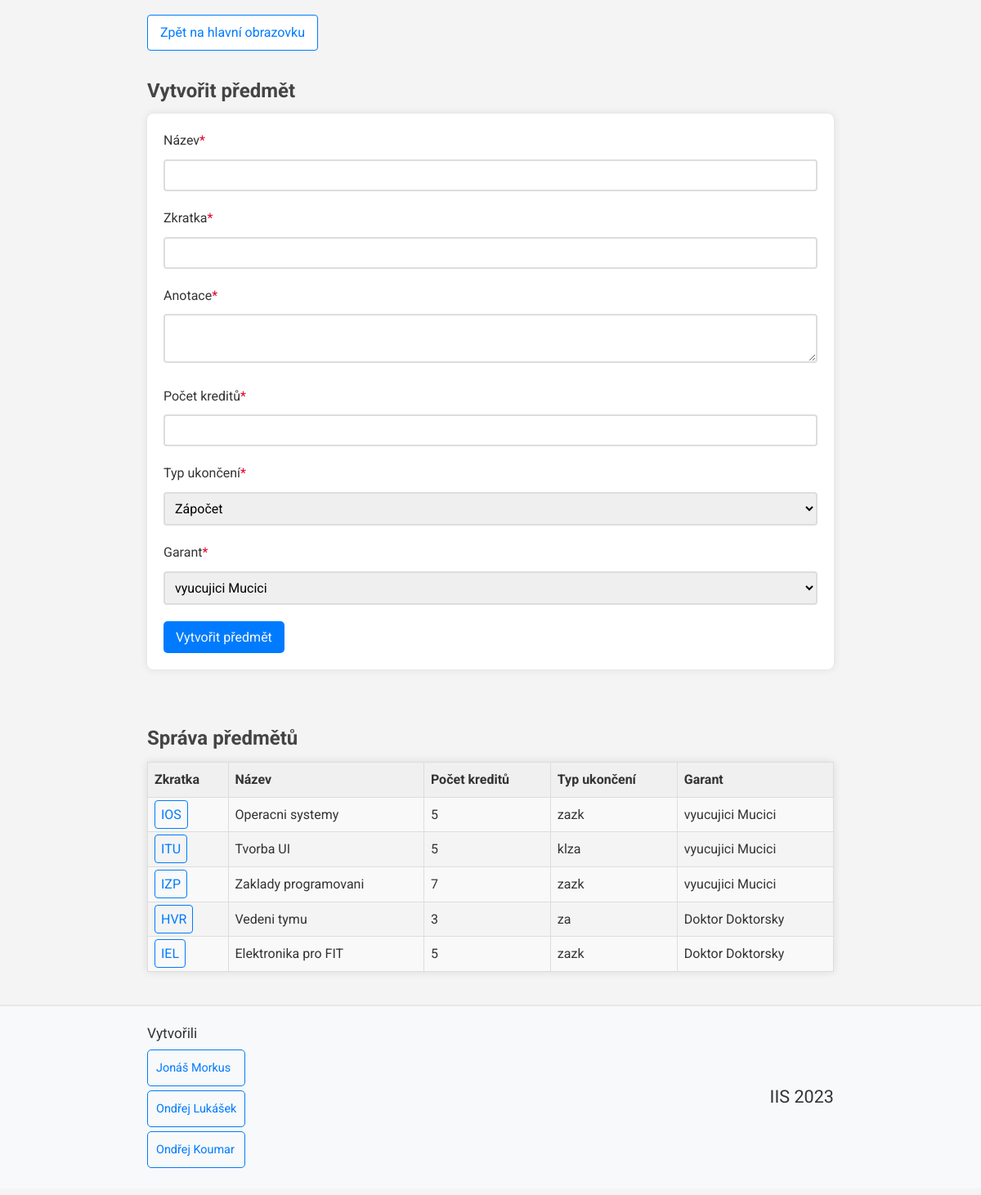
The app's page /views/subject_views/subject_management_admin.php (signed in) with its own data.
### tables this page shows
CREATE TABLE Predmet (
	zkratka varchar(3) NOT NULL,
	nazev varchar(25) NOT NULL,
	anotace varchar(200) NOT NULL,
	pocet_kreditu INT(1) NOT NULL,
	typ_ukonceni varchar(6) NOT NULL,
    garant int(5),
	PRIMARY KEY (zkratka),
    FOREIGN KEY (garant) REFERENCES Osoba(ID_Osoba) ON DELETE SET NULL
);

### misc/db_conn_parameters.php (called while the page is built)
<?php
function getDbConnectionParams()
{
    $connString = "mysql:host=db;dbname=mydatabase";
    $userName = "myuser";
    $password = "mypassword";
    $options = array(
        PDO::MYSQL_ATTR_INIT_COMMAND => "SET NAMES 'utf8'"
    );
    return array(
        "connString" => $connString,
        "userName" => $userName,
        "password" => $password,
        "options" => $options
    );
}

### services/user_service.php (called while the page is built, shortened)
<?php
require_once __DIR__ . "/../misc/db_conn_parameters.php";
class userService {
    private PDO $pdo;
    function __construct()
    {
        try {
            $params = getDbConnectionParams();
            $this->pdo = new PDO($params["connString"], $params["userName"], $params["password"], $params["options"]);
        }
        catch (PDOException $e) {
            error_log("Error connecting to database: " . $e->getMessage());
        }
    }
    function getUsersByRole($role) {
        try {
            $stmt = $this->pdo->prepare("SELECT ID_Osoba, jmeno, prijmeni FROM Osoba WHERE role = ?");
            $stmt->execute(array($role));
            return $stmt->fetchAll(PDO::FETCH_ASSOC);
        }
        catch (PDOException $e) {
            error_log("Error loading info of users with role $role: " . $e->getMessage());
            return null;
        }
    }
}

### services/subject_service.php (called while the page is built, shortened)
<?php
require_once __DIR__ . "/../misc/db_conn_parameters.php";
class subjectService {
    private PDO $pdo;
    function __construct()
    {
        try {
            $params = getDbConnectionParams();
            $this->pdo = new PDO($params["connString"], $params["userName"], $params["password"], $params["options"]);
        }
        catch (PDOException $e) {
            error_log("Error connecting to database: " . $e->getMessage());
        }
    }
    function getSubjectIDs() {
        try {
            $stmt = $this->pdo->prepare("SELECT zkratka FROM Predmet");
            $stmt->execute();
            $subjectArray = array();
            while ($row = $stmt->fetch(PDO::FETCH_ASSOC)) {
                $subjectArray[] = $row['zkratka'];
            }
            return $subjectArray;
        }
        catch (PDOException $e) {
            return "Could not get subject IDs: " . $e->getMessage();
        }
    }
    function getSubjectInfo($id) {
        try {
            $stmt = $this->pdo->prepare("SELECT Predmet.*, Osoba.jmeno, Osoba.prijmeni
                                        FROM Predmet JOIN Osoba ON Predmet.garant = Osoba.ID_Osoba
                                        WHERE zkratka = (?)");
            $stmt->execute(array($id));
            return $stmt->fetch(PDO::FETCH_ASSOC);
        }
        catch (PDOException $e) {
            error_log("Could not get subjet info: ". $e->getMessage());
            return null;
        }
    }
}

### views/subject_views/subject_management_admin.php (the view, shortened to what this page needs)
<?php
require_once "../../common.php";
require_once "../../services/user_service.php";
require_once "../../controllers/subject_controllers/subject_load.php";
require_once "../../services/subject_service.php";
?>
<a class='direct_link' href='../main_page.php'>Zpět na hlavní obrazovku</a>
<h2>
   Vytvořit předmět
</h2>
<form action="../../controllers/subject_controllers/subject_create.php" method="post" onsubmit="return validateForm(fields)">
    <label for="nazev">Název<?= requiredField(); ?></label>
    <input type="text" name="nazev" id="nazev"><br>
    <label for="zkratka">Zkratka<?= requiredField(); ?></label>
    <input type="text" name="zkratka" id="zkratka"><br>
    <label for="anotace">Anotace<?= requiredField(); ?></label>
    <textarea name="anotace" id="anotace"></textarea><br>
    <label for="pocet_kreditu">Počet kreditů<?= requiredField(); ?></label>
    <input type="number" name="pocet_kreditu" id="pocet_kreditu"><br>
    <label for="typ_ukonceni">Typ ukončení<?= requiredField(); ?></label>
    <select id="typ_ukonceni" name="typ_ukonceni">
        <option value="za" selected>Zápočet</option>
    </select><br>
    <label for="garant">Garant<?= requiredField(); ?></label>
    <select name="garant" id="garant">
        <?php
        $userService = new userService();
        $users = $userService->getUsersByRole("vyuc");
        foreach ($users as $user) {
            echo '<option value="' . $user['ID_Osoba'] . '">' . $user['jmeno'] . " " . $user['prijmeni'] . '</option>';
        }
        ?>
    </select>
    <br>
    <input type="submit" value="Vytvořit předmět">
</form>
<br>
<h2>
   Správa předmětů
</h2>
<div>
    <table>
        <tr>
            <th>Zkratka</th>
            <th>Název</th>
            <th>Počet kreditů</th>
            <th>Typ ukončení</th>
            <th>Garant</th>
        </tr>
        <?php
        $servis = new subjectService();
        $zkratky = $servis->getSubjectIDs();
        foreach($zkratky as $zkratka) {
            echo '<tr>' . loadSubject($zkratka, "admin") . '</tr>';
        }
        ?>
    </table>
</div>

### controllers/subject_controllers/subject_load.php (shortened to what this page needs)
<?php
require_once "../../services/subject_service.php";
require_once "../../services/user_service.php";
function loadSubject($abbreviation, $role) {
    $subjectService = new subjectService();
    $subjectInfo = $subjectService->getSubjectInfo($abbreviation);
    if ($subjectInfo) {
        $subjectInfo = replaceIdWithName($subjectInfo);
    }
    else {
        $subjectInfo = $subjectService->getSubjectInfoNoGarant($abbreviation);
        unset($subjectInfo["anotace"]);
        $subjectInfo["garant"] = "Nemá garanta";
    }
    $finalValue = "";
    foreach ($subjectInfo as $item) {
        $viewPath = getViewPath($role);
        if ($finalValue == "") {
            $link = '<a href="' . $viewPath . '?zkratka=' . $item . '">' . $item . '</a>';
            $finalValue = $finalValue . '<td>' . $link . '</td>';
        }
        else {
            $finalValue = $finalValue . '<td>' . $item . '</td>';
        }
    }
    return $finalValue;
}
function getViewPath($role) {
    return match ($role) {
        'admin' => "../../views/subject_views/subject_info_admin.php",
        'teacher' => "../../views/subject_views/subject_info_teacher.php",
        default => "../../views/subject_views/annotation.php",
    };
}
function replaceIdWithName($subjectInfo) {
    $subjectInfo["garant"] = $subjectInfo["jmeno"] . " " . $subjectInfo["prijmeni"];
    unset($subjectInfo["jmeno"]);
    unset($subjectInfo["prijmeni"]);
    unset($subjectInfo["anotace"]);
    return $subjectInfo;
}

### public/style.css (style rules this page uses)
.direct_link { display: inline-block; color: #007bff; background-color: #fff; padding: 8px 15px; margin: 10px 0; border-radius: 4px; text-decoration: none; border: 1px solid #007bff; transition: background-color 0.3s, color 0.3s; }
* { font-family: 'Roboto', sans-serif; }
body { background-color: #f4f4f4; color: #333; line-height: 1.6; margin: 8px 0; }
h1, h2, h3 { color: #333; }
h2 { font-size: 1.5em; color: #444; margin-bottom: 0.4em; }
form { background: #fff; padding: 20px; border-radius: 8px; box-shadow: 0 0 10px rgba(0,0,0,0.1); margin-bottom: 20px; }
input, select { font-size: 1em; }
input[type="text"], input[type="number"], input[type="tel"], input[type="email"], input[type="password"], select { width: 100%; padding: 8px; margin-bottom: 20px; border-radius: 4px; border: 2px solid #ddd; box-sizing: border-box; }
label { display: inline-block; align-items: center; margin-right: 20px; margin-bottom: 10px; }
textarea { width: 100%; height: 60px; padding: 8px; margin-bottom: 20px; border-radius: 4px; border: 2px solid #ddd; box-sizing: border-box; font-size: 1em; }
input[type="submit"] { background: #007bff; color: #f8f9fa; padding: 10px 15px; border: none; border-radius: 5px; cursor: pointer; transition: background-color 0.3s, color 0.3s; }
table { width: 100%; border-collapse: collapse; margin-bottom: 20px; box-shadow: 0 0 10px rgba(0,0,0,0.1); }
table, th, td { border: 1px solid #ddd; }
th, td { text-align: left; padding: 8px; }
th { background-color: #f0f0f0; }
tr:nth-child(even) { background-color: #f9f9f9; }
table a, button { text-decoration: none; color: #007bff; border: 1px solid #007bff; border-radius: 4px; padding: 7px; transition: background-color 0.3s, color 0.3s; }

### records on screen
predmet: zkratka "IOS", nazev "Operacni systemy 5 zazk"
predmet: zkratka "ITU", nazev "Tvorba UI 5 klza"
predmet: zkratka "IZP", nazev "Zaklady programovani 7 zazk"
predmet: zkratka "HVR", nazev "Vedeni tymu 3 za"
predmet: zkratka "IEL", nazev "Elektronika pro FIT 5 zazk"

### other values on screen
$item "vyucujici Mucici"
$item "Doktor Doktorsky"
form field garant "vyucujici Mucici"
